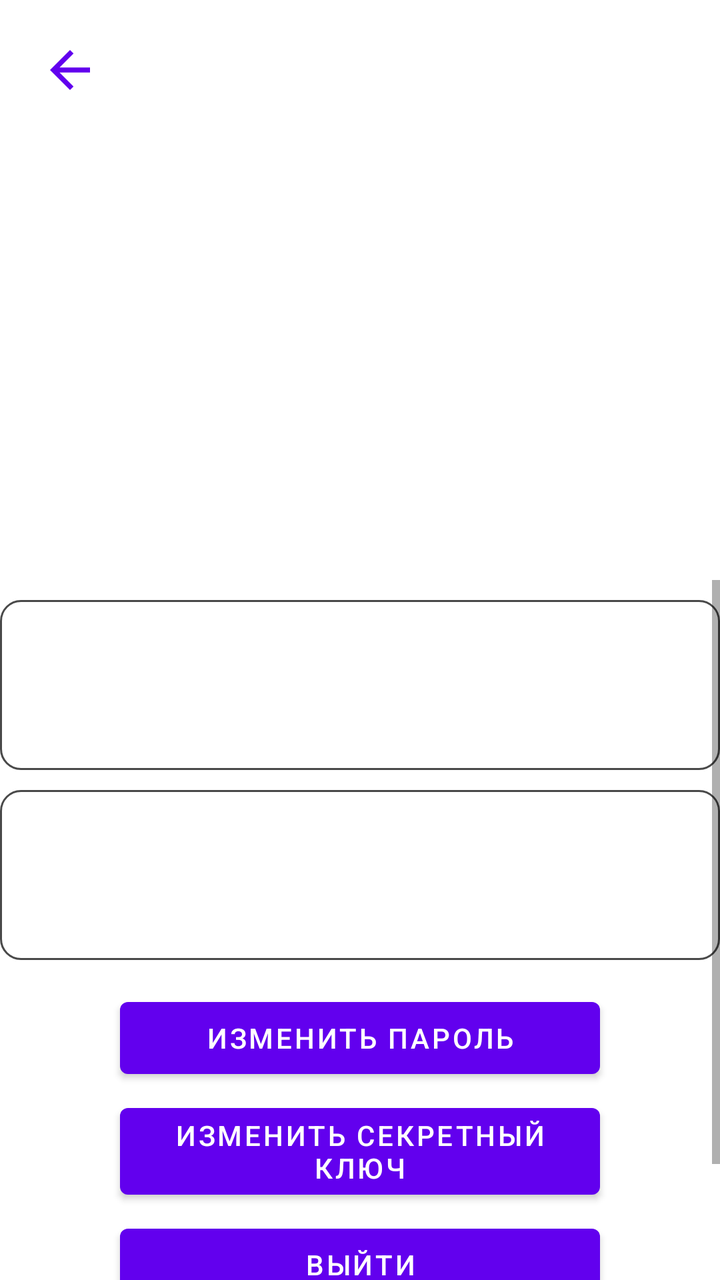
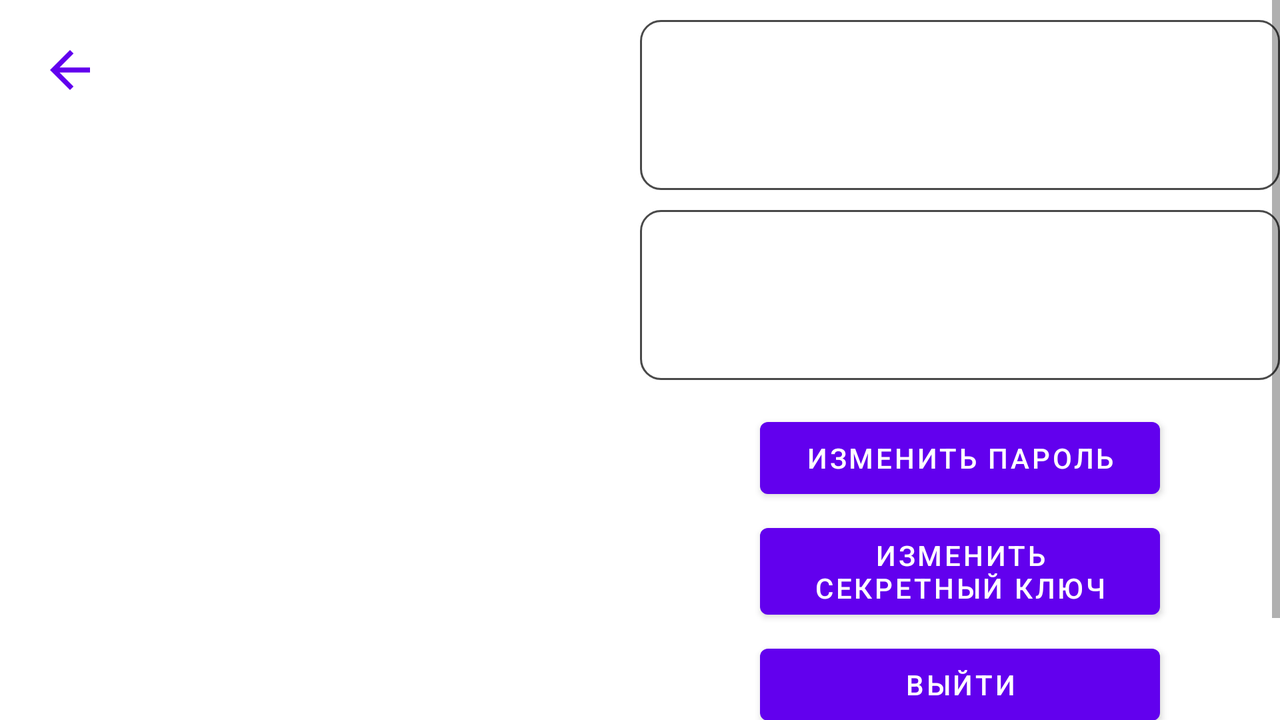

An Android layout and its configuration variant, each rendered on a device that would load it. The default file and the variant file are quoted in full after the pictures.
<!-- AndroidManifest.xml: application theme Theme.VchatMessenger -->
<!-- res/layout/user_activity.xml -->
<?xml version="1.0" encoding="utf-8"?>
<androidx.constraintlayout.widget.ConstraintLayout xmlns:android="http://schemas.android.com/apk/res/android"
    xmlns:app="http://schemas.android.com/apk/res-auto"
    xmlns:tools="http://schemas.android.com/tools"
    android:layout_width="match_parent"
    android:layout_height="match_parent">

    <ImageButton
        android:id="@+id/buttonBack"
        android:layout_width="50dp"
        android:layout_height="50dp"
        android:layout_marginStart="10dp"
        android:layout_marginTop="10dp"
        app:layout_constraintStart_toStartOf="parent"
        app:layout_constraintTop_toTopOf="parent"
        android:background="@android:color/transparent"
        android:src="@drawable/back_purple_500"/>

    <com.google.android.material.imageview.ShapeableImageView
        android:id="@+id/user_image"
        android:layout_width="150dp"
        android:layout_height="150dp"
        android:layout_marginTop="70dp"
        app:layout_constraintEnd_toEndOf="parent"
        app:layout_constraintStart_toStartOf="parent"
        app:layout_constraintTop_toBottomOf="@+id/buttonBack"
        app:shapeAppearanceOverlay="@style/circleImageView"
        tools:srcCompat="@tools:sample/avatars" />

    <ScrollView
        android:id="@+id/scrollView2"
        android:layout_width="0dp"
        android:layout_height="0dp"
        android:layout_marginTop="10dp"
        app:layout_constraintBottom_toBottomOf="parent"
        app:layout_constraintEnd_toEndOf="parent"
        app:layout_constraintStart_toStartOf="parent"
        app:layout_constraintTop_toBottomOf="@+id/user_image">

        <androidx.constraintlayout.widget.ConstraintLayout
            android:id="@+id/constraintLayout2"
            android:layout_width="match_parent"
            android:layout_height="match_parent"
            app:layout_constraintBottom_toBottomOf="parent"
            app:layout_constraintEnd_toEndOf="parent"
            app:layout_constraintStart_toEndOf="@+id/constraintLayout3"
            app:layout_constraintTop_toTopOf="parent"
            app:layout_constraintVertical_bias="1.0">

            <androidx.constraintlayout.widget.ConstraintLayout
                android:id="@+id/name_fragment_placeholder"
                android:layout_width="0dp"
                android:layout_height="85dp"
                android:layout_marginTop="10dp"
                android:background="@drawable/border_for_layouts"
                app:layout_constraintEnd_toEndOf="parent"
                app:layout_constraintHorizontal_bias="1.0"
                app:layout_constraintStart_toStartOf="parent"
                app:layout_constraintTop_toTopOf="parent" />

            <androidx.constraintlayout.widget.ConstraintLayout
                android:id="@+id/nickname_fragment_placeholder"
                android:layout_width="0dp"
                android:layout_height="85dp"
                android:layout_marginTop="10dp"
                android:background="@drawable/border_for_layouts"
                app:layout_constraintEnd_toEndOf="parent"
                app:layout_constraintStart_toStartOf="parent"
                app:layout_constraintTop_toBottomOf="@+id/name_fragment_placeholder" />

            <Button
                android:id="@+id/password_btn"
                android:layout_width="0dp"
                android:layout_height="wrap_content"
                android:layout_marginStart="60dp"
                android:layout_marginTop="15dp"
                android:layout_marginEnd="60dp"
                android:text="@string/change_password"
                app:layout_constraintEnd_toEndOf="parent"
                app:layout_constraintStart_toStartOf="parent"
                app:layout_constraintTop_toBottomOf="@+id/nickname_fragment_placeholder" />

            <Button
                android:id="@+id/secret_key_btn"
                android:layout_width="0dp"
                android:layout_height="wrap_content"
                android:layout_marginStart="60dp"
                android:layout_marginTop="5dp"
                android:layout_marginEnd="60dp"
                android:ellipsize="end"
                android:maxLines="2"
                android:text="@string/change_secret_key"
                app:layout_constraintEnd_toEndOf="parent"
                app:layout_constraintStart_toStartOf="parent"
                app:layout_constraintTop_toBottomOf="@+id/password_btn" />

            <Button
                android:id="@+id/logout_btn"
                android:layout_width="0dp"
                android:layout_height="wrap_content"
                android:layout_marginTop="5dp"
                android:text="@string/logout"
                app:layout_constraintEnd_toEndOf="@+id/secret_key_btn"
                app:layout_constraintStart_toStartOf="@+id/secret_key_btn"
                app:layout_constraintTop_toBottomOf="@+id/secret_key_btn" />

            <Button
                android:id="@+id/delete_button"
                android:layout_width="0dp"
                android:layout_height="wrap_content"
                android:layout_marginStart="60dp"
                android:layout_marginTop="5dp"
                android:layout_marginEnd="60dp"
                android:backgroundTint="@color/red"
                android:text="@string/delete_account"
                app:layout_constraintEnd_toEndOf="parent"
                app:layout_constraintStart_toStartOf="parent"
                app:layout_constraintTop_toBottomOf="@+id/logout_btn" />
        </androidx.constraintlayout.widget.ConstraintLayout>
    </ScrollView>

</androidx.constraintlayout.widget.ConstraintLayout>
<!-- resources referenced by this layout -->
<resources>
  <color name="red">#FF2626</color>
  <!-- drawable back_purple_500 (drawable) -->
  <vector android:autoMirrored="true" android:height="30dp"
      android:tint="@color/purple_500" android:viewportHeight="24"
      android:viewportWidth="24" android:width="30dp" xmlns:android="http://schemas.android.com/apk/res/android">
      <path android:fillColor="@android:color/white" android:pathData="M20,11H7.83l5.59,-5.59L12,4l-8,8 8,8 1.41,-1.41L7.83,13H20v-2z"/>
  </vector>
  <!-- drawable border_for_layouts (drawable) -->
  <shape xmlns:android="http://schemas.android.com/apk/res/android"
      android:shape="rectangle">
      <corners
          android:radius="10dp"
          android:topRightRadius="10dp"
          android:bottomRightRadius="10dp"
          android:bottomLeftRadius="10dp" />
      <stroke
          android:width="1dp"
          android:color="#494949" />
  </shape>
  <string name="change_password">Изменить пароль</string>
  <string name="change_secret_key">Изменить секретный ключ</string>
  <string name="delete_account">Удалить аккаунт</string>
  <string name="logout">Выйти</string>
  <style name="circleImageView" parent="">
          <item name="cornerFamily">rounded</item>
          <item name="cornerSize">50%</item>
      </style>
  <style name="Theme.VchatMessenger" parent="Theme.MaterialComponents.DayNight.NoActionBar">
          
          <item name="colorPrimary">@color/purple_500</item>
          <item name="colorPrimaryVariant">@color/purple_700</item>
          <item name="colorOnPrimary">@color/white</item>
          
          <item name="colorSecondary">@color/teal_200</item>
          <item name="colorSecondaryVariant">@color/teal_700</item>
          <item name="colorOnSecondary">@color/black</item>
          
          <item name="android:statusBarColor">?attr/colorPrimaryVariant</item>
          
      </style>
  <color name="purple_500">#FF6200EE</color>
  <color name="purple_700">#FF3700B3</color>
  <color name="white">#FFFFFFFF</color>
  <color name="teal_200">#FF03DAC5</color>
  <color name="teal_700">#FF018786</color>
  <color name="black">#FF000000</color>
</resources>
<!-- res/layout-land/user_activity.xml (the repository's variant of the layout above) -->
<!-- drawn on the phone turned sideways -->
<?xml version="1.0" encoding="utf-8"?>
<androidx.constraintlayout.widget.ConstraintLayout xmlns:android="http://schemas.android.com/apk/res/android"
    xmlns:app="http://schemas.android.com/apk/res-auto"
    xmlns:tools="http://schemas.android.com/tools"
    android:layout_width="match_parent"
    android:layout_height="match_parent">

    <androidx.constraintlayout.widget.ConstraintLayout
        android:id="@+id/constraintLayout3"
        android:layout_width="0dp"
        android:layout_height="0dp"
        app:layout_constraintBottom_toBottomOf="parent"
        app:layout_constraintEnd_toStartOf="@+id/scrollView2"
        app:layout_constraintStart_toStartOf="parent"
        app:layout_constraintTop_toTopOf="parent"
        app:layout_constraintVertical_bias="0.0">

        <com.google.android.material.imageview.ShapeableImageView
            android:id="@+id/user_image"
            android:layout_width="150dp"
            android:layout_height="150dp"
            app:layout_constraintBottom_toBottomOf="parent"
            app:layout_constraintEnd_toEndOf="parent"
            app:layout_constraintStart_toStartOf="parent"
            app:layout_constraintTop_toTopOf="parent"
            app:shapeAppearanceOverlay="@style/circleImageView"
            tools:srcCompat="@tools:sample/avatars" />

        <ImageButton
            android:id="@+id/buttonBack"
            android:layout_width="50dp"
            android:layout_height="50dp"
            android:layout_marginStart="10dp"
            android:layout_marginTop="10dp"
            android:background="@android:color/transparent"
            android:src="@drawable/back_purple_500"
            app:layout_constraintStart_toStartOf="parent"
            app:layout_constraintTop_toTopOf="parent" />

    </androidx.constraintlayout.widget.ConstraintLayout>

    <ScrollView
        android:id="@+id/scrollView2"
        android:layout_width="0dp"
        android:layout_height="match_parent"
        app:layout_constraintBottom_toBottomOf="parent"
        app:layout_constraintEnd_toEndOf="parent"
        app:layout_constraintStart_toEndOf="@+id/constraintLayout3"
        app:layout_constraintTop_toTopOf="parent"
        app:layout_constraintVertical_bias="1.0">

        <androidx.constraintlayout.widget.ConstraintLayout
            android:id="@+id/constraintLayout2"
            android:layout_width="match_parent"
            android:layout_height="wrap_content"
            app:layout_constraintBottom_toBottomOf="parent"
            app:layout_constraintEnd_toEndOf="parent"
            app:layout_constraintStart_toEndOf="@+id/constraintLayout3"
            app:layout_constraintTop_toTopOf="parent"
            app:layout_constraintVertical_bias="1.0">

            <androidx.constraintlayout.widget.ConstraintLayout
                android:id="@+id/name_fragment_placeholder"
                android:layout_width="0dp"
                android:layout_height="85dp"
                android:layout_marginTop="10dp"
                android:background="@drawable/border_for_layouts"
                app:layout_constraintEnd_toEndOf="parent"
                app:layout_constraintHorizontal_bias="0.0"
                app:layout_constraintStart_toStartOf="parent"
                app:layout_constraintTop_toTopOf="parent" />

            <androidx.constraintlayout.widget.ConstraintLayout
                android:id="@+id/nickname_fragment_placeholder"
                android:layout_width="0dp"
                android:layout_height="85dp"
                android:layout_marginTop="10dp"
                android:background="@drawable/border_for_layouts"
                app:layout_constraintEnd_toEndOf="parent"
                app:layout_constraintStart_toStartOf="parent"
                app:layout_constraintTop_toBottomOf="@+id/name_fragment_placeholder" />

            <Button
                android:id="@+id/password_btn"
                android:layout_width="0dp"
                android:layout_height="wrap_content"
                android:layout_marginStart="60dp"
                android:layout_marginTop="15dp"
                android:layout_marginEnd="60dp"
                android:ellipsize="end"
                android:maxLines="2"
                android:text="@string/change_password"
                app:layout_constraintEnd_toEndOf="parent"
                app:layout_constraintStart_toStartOf="parent"
                app:layout_constraintTop_toBottomOf="@+id/nickname_fragment_placeholder" />

            <Button
                android:id="@+id/secret_key_btn"
                android:layout_width="0dp"
                android:layout_height="wrap_content"
                android:layout_marginStart="60dp"
                android:layout_marginTop="5dp"
                android:layout_marginEnd="60dp"
                android:text="@string/change_secret_key"
                app:layout_constraintEnd_toEndOf="parent"
                app:layout_constraintStart_toStartOf="parent"
                app:layout_constraintTop_toBottomOf="@+id/password_btn" />

            <Button
                android:id="@+id/logout_btn"
                android:layout_width="0dp"
                android:layout_height="wrap_content"
                android:layout_marginTop="5dp"
                android:text="@string/logout"
                app:layout_constraintEnd_toEndOf="@+id/secret_key_btn"
                app:layout_constraintStart_toStartOf="@+id/secret_key_btn"
                app:layout_constraintTop_toBottomOf="@+id/secret_key_btn" />

            <Button
                android:id="@+id/delete_button"
                android:layout_width="0dp"
                android:layout_height="wrap_content"
                android:layout_marginTop="5dp"
                android:backgroundTint="@color/red"
                android:text="@string/delete_account"
                app:layout_constraintEnd_toEndOf="@+id/logout_btn"
                app:layout_constraintStart_toStartOf="@+id/logout_btn"
                app:layout_constraintTop_toBottomOf="@+id/logout_btn" />

        </androidx.constraintlayout.widget.ConstraintLayout>
    </ScrollView>


</androidx.constraintlayout.widget.ConstraintLayout>
